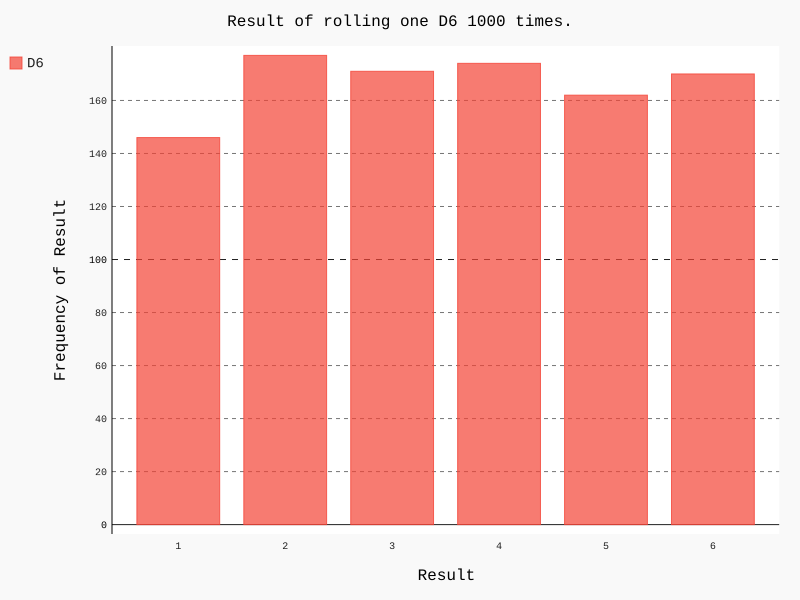

Write the Python code that produced this figure.
from die import Die
import pygal
#创建一个D6
die = Die()
#掷几次骰子，并将结果存储在一个列表中
results=[die.roll() for roll_number in range(1000)]
	
#分析结果统计次数
frequencies =[results.count(value) for value in range(1,die.num_sides+1)]

#对结果进行可视化 直方图
hist = pygal.Bar()
hist.title = "Result of rolling one D6 1000 times."#标题
hist.x_labels=[x for x in range(1,die.num_sides+1)]#横坐标
hist.x_title = "Result"#横轴标题
hist.y_title = "Frequency of Result"#纵轴标题

hist.add('D6',frequencies)#将值添加到图表中
hist.render_to_file('die_visual.svg')#将图表渲染为svg文件
